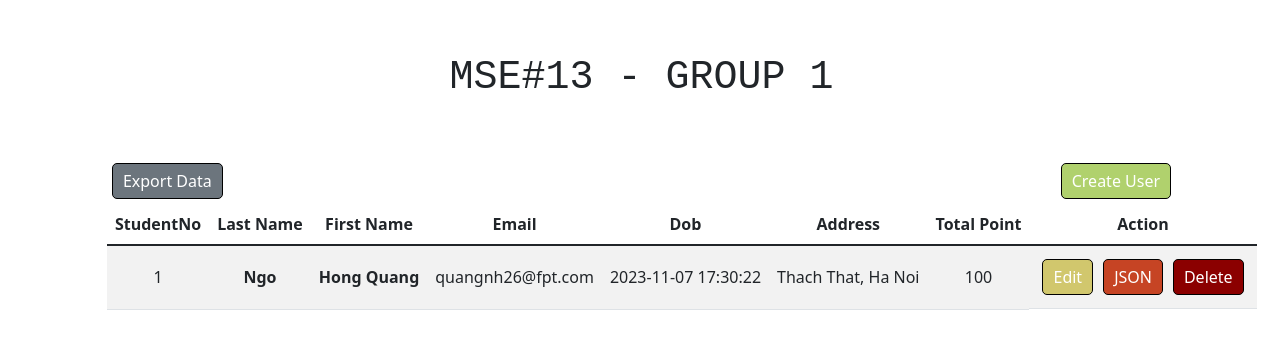
/, run on an earlier commit of the app's database.
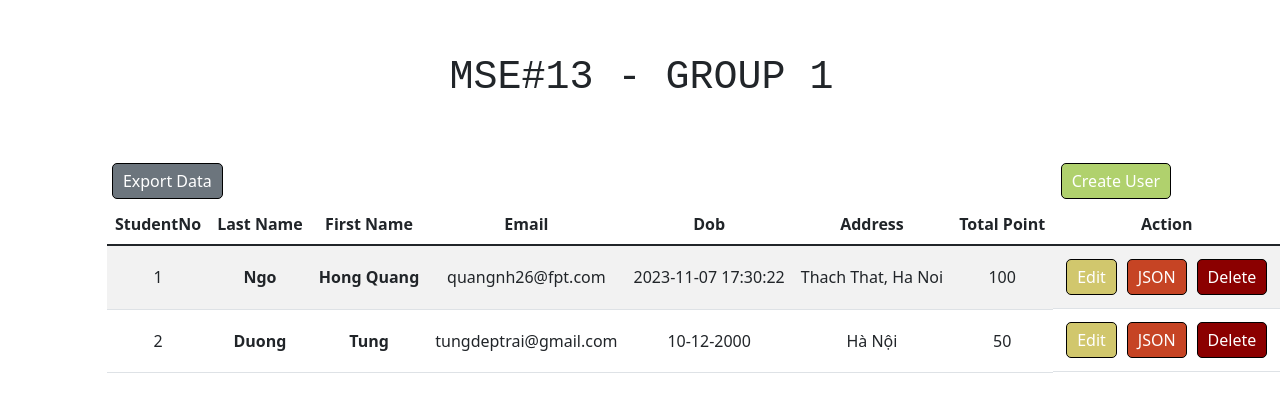
And on a later commit of the database.
### tables this page shows
CREATE TABLE students (
    studentNo INTEGER PRIMARY KEY AUTOINCREMENT,
    lastName TEXT,
    firstName TEXT,
    email TEXT,
    dob TIMESTAMP NOT NULL DEFAULT CURRENT_TIMESTAMP,
    address TEXT,
    totalPoint TEXT
);

### Application.py (the view)
@app.route('/')
def getAllStudent():
    studentList = studentService.getAllStudent()
    return render_template('index.html', entries=studentList)

### repository/StudentRepository.py (called while the page is built)
def getAllStudent():
    try:
        print("Get All Student")
        connection = sqlite3.connect('database.db')
        cursor = connection.execute("SELECT * FROM students")
        studentList = []
        for row in cursor:
            studentNo = row[0]
            lastName = row[1]
            firstName = row[2]
            email = row[3]
            dob = row[4]
            address = row[5]
            point = row[6]
            studentList.append(student.Student(studentNo, lastName, firstName, email, dob, address, point))
        return studentList
    finally:
        cursor.close()
        connection.close()

### service/StudentService.py (called while the page is built)
def getAllStudent():
    return studentRepository.getAllStudent()

### templates/index.html (shortened to what this page needs)
<!DOCTYPE html>
<html lang="en">
<head>
    <link rel="stylesheet" href="https://cdn.jsdelivr.net/npm/bootstrap@5.1.3/dist/css/bootstrap.min.css">
</head>
<body>
<div class="font-monospace text-center fs-1 mt-5">MSE#13 - GROUP 1</div>
<div class="container-table col-md-10">
    <div>
        <a id="btn-create" class="btn btn-secondary" href="/create-page">Create User</a>
        <a id="btn-crawl" class="btn btn-secondary" href="/crawl">Export Data</a>
    </div>
    <table class="table table-striped table-hover">
        <thead>
        <tr>
            <th>StudentNo</th>
            <th>Last Name</th>
            <th>First Name</th>
            <th>Email</th>
            <th>Dob</th>
            <th>Address</th>
            <th>Total Point</th>
            <th>Action</th>
        </tr>
        </thead>
        <tbody>
        {% for entry in entries %}
            <tr>
                <td>{{ entry.studentNo }}</td>
                <td><strong>{{ entry.lastName }}</strong></td>
                <td><strong>{{ entry.firstName }}</strong></td>
                <td>{{ entry.email }}</td>
                <td>{{ entry.dob }}</td>
                <td>{{ entry.address }}</td>
                <td>{{ entry.totalPoint }}</td>
                <td class="btn-container">
                    <a class="btn-update" href="/update-page/{{ entry.studentNo }}">Edit</a>
                    <a class="btn-json" href="/json/{{ entry.studentNo }}">JSON</a>
                    <a class="btn-delete" href="/delete/{{ entry.studentNo }}">Delete</a>
                </td>
            </tr>
        {% endfor %}
        </tbody>
    </table>
</div>
</body>
</html>

### templates/index.html (style rules this page uses)
body { margin: 0; padding: 0; }
.container-table { margin: 50px auto; }
.btn-container { display: flex; justify-content: space-between; }
.btn-container a { color: white; margin-right: 10px; }
.btn-container .btn-delete, .btn-container .btn-update, .btn-container .btn-json, #btn-create, #btn-crawl { flex: 1; border: 1px solid black; border-radius: 5px; padding: 5px 10px; margin: 5px; display: inline-block; text-align: center; text-decoration: none; }
.btn-container .btn-delete { background-color: darkred; }
.btn-container .btn-update { background-color: #d1c76d; }
.btn-container .btn-json { background-color: #c64424; }
#btn-create { float: right; background-color: #b0d16d; }
.table td, .table th { white-space: nowrap; vertical-align: middle; text-align: center; }

What changed in the data, as far as the page shows it:
added students: studentNo "2", lastName "Duong", firstName "Tung", email "tungdeptrai@gmail.com", dob "10-12-2000", address "Hà Nội", totalPoint "50"
